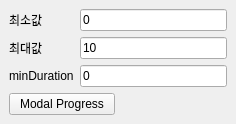
<?xml version="1.0" encoding="UTF-8"?>
<ui version="4.0">
 <class>MainWindow</class>
 <widget class="QMainWindow" name="MainWindow">
  <property name="geometry">
   <rect>
    <x>0</x>
    <y>0</y>
    <width>236</width>
    <height>122</height>
   </rect>
  </property>
  <property name="windowTitle">
   <string>MainWindow</string>
  </property>
  <widget class="QWidget" name="centralwidget">
   <layout class="QGridLayout" name="gridLayout">
    <item row="0" column="0" colspan="2">
     <layout class="QFormLayout" name="formLayout">
      <item row="0" column="0">
       <widget class="QLabel" name="lblmin">
        <property name="text">
         <string>최소값</string>
        </property>
       </widget>
      </item>
      <item row="0" column="1">
       <widget class="QLineEdit" name="editMin">
        <property name="text">
         <string>0</string>
        </property>
       </widget>
      </item>
      <item row="1" column="0">
       <widget class="QLabel" name="lblMax">
        <property name="text">
         <string>최대값</string>
        </property>
       </widget>
      </item>
      <item row="1" column="1">
       <widget class="QLineEdit" name="editMax">
        <property name="text">
         <string>10</string>
        </property>
       </widget>
      </item>
      <item row="2" column="0">
       <widget class="QLabel" name="lblMinDuration">
        <property name="text">
         <string>minDuration</string>
        </property>
       </widget>
      </item>
      <item row="2" column="1">
       <widget class="QLineEdit" name="editMinDuration">
        <property name="text">
         <string>0</string>
        </property>
       </widget>
      </item>
     </layout>
    </item>
    <item row="1" column="0">
     <widget class="QPushButton" name="btnDownLoadModal">
      <property name="text">
       <string>Modal Progress</string>
      </property>
     </widget>
    </item>
   </layout>
  </widget>
 </widget>
 <resources/>
 <connections/>
</ui>
